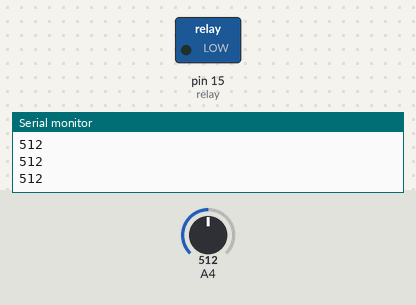
Recording of a sketch running on a simulated Arduino Mega 2560, built with avr-gcc and run on an emulated ATmega2560. Shown: switched loads named in the sketch (green lamp = pin HIGH), the last lines printed to the serial monitor. Inputs (shaded band) come from the test bench; at power-on: A4 = 512.

Above: at 1.2 s.
1.3 s: A4 set to 486
At 2.3 s:
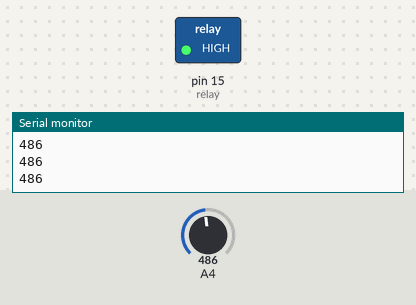
2.8 s: A4 set to 510
At 3.5 s:
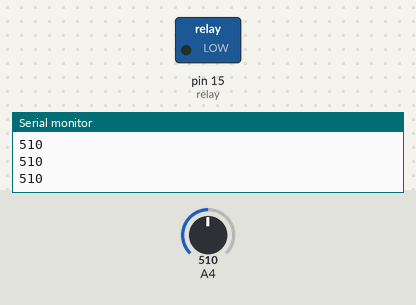
4.3 s: A4 set to 490
At 4.6 s:
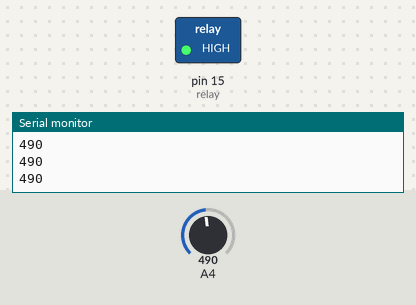
Timing chart, 0 to 7.3 s (numbered marks = the images above; inputs shaded):
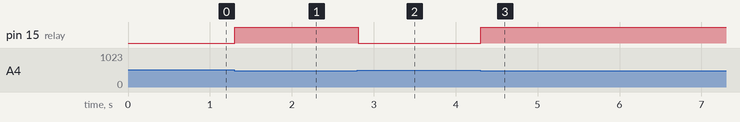

Measured:
- the behaviour switches between 501 and 500 on A4 (found by bisection; images 0 and 1)
- after the input at 1.3 s, pin 15 (relay): LOW → HIGH at once
- after the input at 2.8 s, pin 15 (relay): HIGH → LOW at once
- after the input at 4.3 s, pin 15 (relay): LOW → HIGH at once

The sketch:

relay___ldr.ino
```cpp
int relay =15;

int ldr = 36;
int value = 0;


void setup()
{
  pinMode(ldr, INPUT);
  pinMode(relay, OUTPUT);
  Serial.begin(9600);

}

void loop()
{
  value = analogRead(ldr);
  Serial.println(value);
   if( value >500)
  {
    digitalWrite(relay, LOW);
  }


   else
   {
    digitalWrite(relay, HIGH);
    }


}
```
